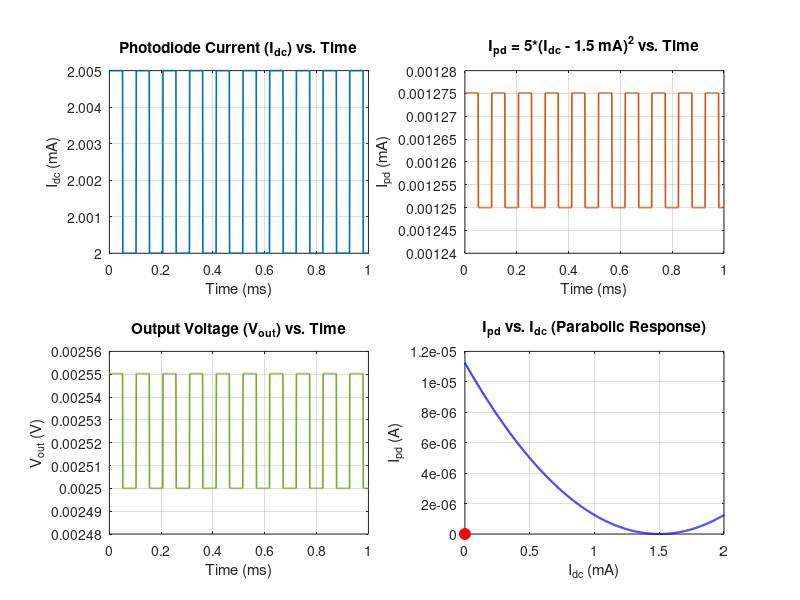

Reproduce this figure in MATLAB. (Note: this script raises an error after producing the figure.)
clear; clc; close all;

%% 1. Generate the CSAC Signals
Fs       = 1e6;          % Sampling frequency: 1 MHz
Tend     = 1e-3;         % End time = 1 ms
t        = 0:1/Fs:Tend;  % Time vector

f_square = 9.7e3;        % Square wave frequency = 9.7 kHz
Iac_amp  = 5e-6;         % Square wave amplitude = 5 µA
Idc_off  = 2e-3;         % DC offset = 2 mA

% Generate square wave (from 0 to 5 µA)
sq_raw   = square(2*pi*f_square*t);  % -1 to +1
sq_shift = (sq_raw + 1)/2;           % shift to 0..1
Iac      = Iac_amp * sq_shift;       % 0..5 µA
Idc      = Idc_off + Iac;           % total current

% Compute Ipd and V_out
Ipd_func = @(I) 5*(I - 1.5e-3).^2;
Ipd = Ipd_func(Idc);
V_out = 2000 * Ipd;

%% 2. Create 4 Subplots: (Idc, Ipd, V_out vs time) + (Ipd vs Idc)
figure('Color','w','Position',[50 50 1200 800]);

subplot(2,2,1);
plot(t*1e3, Idc*1e3, 'LineWidth',1.2);
xlabel('Time (ms)'); ylabel('I_{dc} (mA)');
title('Photodiode Current (I_{dc}) vs. Time');
grid on;

subplot(2,2,2);
plot(t*1e3, Ipd*1e3, 'LineWidth',1.2, 'Color',[0.8500 0.3250 0.0980]);
xlabel('Time (ms)'); ylabel('I_{pd} (mA)');
title('I_{pd} = 5*(I_{dc} - 1.5 mA)^2 vs. Time');
grid on;

subplot(2,2,3);
plot(t*1e3, V_out, 'LineWidth',1.2, 'Color',[0.4660 0.6740 0.1880]);
xlabel('Time (ms)'); ylabel('V_{out} (V)');
title('Output Voltage (V_{out}) vs. Time');
grid on;

subplot(2,2,4);
Idc_range = linspace(0,2e-3,1000);
Ipd_range = Ipd_func(Idc_range);
plot(Idc_range*1e3, Ipd_range, 'b','LineWidth',1.5); hold on;
plot(0,0,'ro','MarkerSize',8,'MarkerFaceColor','r');  % placeholder
xlabel('I_{dc} (mA)'); ylabel('I_{pd} (A)');
title('I_{pd} vs. I_{dc} (Parabolic Response)');
grid on;

sgtitle('CSAC Signal Analysis and Parabolic Response');

%% 3. Coarse Tuning (Two-Point Method)
x1_initial   = 1.9e-3;          % from square wave
x2_initial   = 1.9e-3 + 5e-6;   % 5 µA higher
coarse_step  = 12e-6;         % 12 µA step
x1 = x1_initial;
x2 = x2_initial;

y1 = Ipd_func(x1);
y2 = Ipd_func(x2);

% Determine which side based on ordering
if y1 > y2
    side = 'left';   % on left side => need to shift right
else
    side = 'right';  % on right side => shift left
end

fprintf('--- Coarse Tuning Start ---\n');
fprintf('Initial: x1=%.6e A, x2=%.6e A, y1=%.3e, y2=%.3e, side=%s\n',...
    x1, x2, y1, y2, side);

% Store iteration history for x1, x2, y1, y2
history_x1_coarse = [];
history_x2_coarse = [];
history_y1_coarse = [];
history_y2_coarse = [];

% Record the initial state
history_x1_coarse(end+1) = x1;
history_x2_coarse(end+1) = x2;
history_y1_coarse(end+1) = y1;
history_y2_coarse(end+1) = y2;

% Animation
figure('Color','w','Position',[100 100 900 600]);
hCurve = plot(Idc_range*1e3, Ipd_range, 'b', 'LineWidth',1.5); hold on;
hCoarsePts = plot([x1,x2]*1e3, [y1,y2], 'ro','MarkerSize',8,'MarkerFaceColor','r');
xlabel('I_{dc} (mA)'); ylabel('I_{pd} (A)');
title('Coarse Tuning on Parabolic Response');
legend('Ipd = 5*(I_{dc}-1.5e^{-3})^2','Operating Points','Location','NorthWest');
grid on;

iter = 0; 
max_iter = 1000;
pause_duration = 0.1;

while iter < max_iter
    if strcmp(side,'left') && (y1 > y2)
        x1 = x1 + coarse_step;
        x2 = x2 + coarse_step;
    elseif strcmp(side,'right') && (y1 < y2)
        x1 = x1 - coarse_step;
        x2 = x2 - coarse_step;
    else
        % The ordering reversed => done
        break;
    end
    
    y1 = Ipd_func(x1);
    y2 = Ipd_func(x2);
    iter = iter + 1;
    
    % Record iteration
    history_x1_coarse(end+1) = x1;
    history_x2_coarse(end+1) = x2;
    history_y1_coarse(end+1) = y1;
    history_y2_coarse(end+1) = y2;
    
    fprintf('Coarse Iter %d: x1=%.6e, x2=%.6e, y1=%.3e, y2=%.3e\n',...
        iter, x1, x2, y1, y2);
    
    set(hCoarsePts, 'XData', [x1, x2]*1e3, 'YData', [y1, y2]);
    drawnow; pause(pause_duration);
end

fprintf('Final Coarse Operating Point:\n');
fprintf('x1=%.6e A, x2=%.6e A, y1=%.3e, y2=%.3e\n\n', x1, x2, y1, y2);

%% 4. Fine Tuning (Two-Point Method)
fine_step = 100e-9;
if strcmp(side,'left')
    x2_fine = x1 + fine_step;   % shift right if on left side
else
    x2_fine = x1 - fine_step;   % shift left if on right side
end

y1 = Ipd_func(x1);
y2 = Ipd_func(x2_fine);

fprintf('--- Fine Tuning Start ---\n');
fprintf('Initial Fine: x1=%.6e, x2=%.6e, y1=%.3e, y2=%.3e, side=%s\n',...
    x1, x2_fine, y1, y2, side);

% Store iteration history for x1, x2, y1, y2 in fine stage
history_x1_fine = [];
history_x2_fine = [];
history_y1_fine = [];
history_y2_fine = [];

% Record initial fine iteration
history_x1_fine(end+1) = x1;
history_x2_fine(end+1) = x2_fine;
history_y1_fine(end+1) = y1;
history_y2_fine(end+1) = y2;

initialSign = sign(y1 - y2);

figure('Color','w','Position',[200 200 900 600]);
hCurveFine = plot(Idc_range*1e3, Ipd_range, 'b','LineWidth',1.5); hold on;
hFinePts = plot([x1,x2_fine]*1e3, [y1,y2], 'ro','MarkerSize',10,'MarkerFaceColor','r');
xlabel('I_{dc} (mA)'); ylabel('I_{pd} (A)');
title('Fine Tuning on Parabolic Response (Zoomed)');
grid on;
xlim([1.49e-3*1e3, 1.51e-3*1e3]);
ylim([-1e-10, 1e-9]);

fine_iter = 0; 
max_fine_iter = 1000;
fine_pause = 0.05;

while fine_iter < max_fine_iter
    if strcmp(side,'left')
        x1 = x1 - fine_step;    % shifting further right on the parabola
        x2_fine = x2_fine - fine_step;
    else
        x1 = x1 + fine_step;
        x2_fine = x2_fine + fine_step;
    end
    
    y1 = Ipd_func(x1);
    y2 = Ipd_func(x2_fine);
    newSign = sign(y1 - y2);
    
    fine_iter = fine_iter + 1;
    
    % Record iteration
    history_x1_fine(end+1) = x1;
    history_x2_fine(end+1) = x2_fine;
    history_y1_fine(end+1) = y1;
    history_y2_fine(end+1) = y2;
    
    fprintf('Fine Iter %d: x1=%.6e, x2=%.6e, y1=%.3e, y2=%.3e\n',...
        fine_iter, x1, x2_fine, y1, y2);
    
    set(hFinePts, 'XData', [x1, x2_fine]*1e3, 'YData', [y1, y2]);
    drawnow; pause(fine_pause);
    
    if newSign ~= 0 && newSign ~= initialSign
        break;
    end
end

fprintf('Final Fine-Tuned Points:\n');
fprintf('x1=%.6e, x2=%.6e, y1=%.3e, y2=%.3e\n\n', x1, x2_fine, y1, y2);

%% 5. Combine Coarse + Fine Histories, Then Skip Every Other Iteration
% Merge both histories into single arrays for x1, x2:
history_x1 = [history_x1_coarse, history_x1_fine];
history_x2 = [history_x2_coarse, history_x2_fine];
history_y1 = [history_y1_coarse, history_y1_fine];
history_y2 = [history_y2_coarse, history_y2_fine];

% Let's define iteration index for the entire sequence as 1..N
N = length(history_x1);

% We want to skip every other iteration: i.e. keep i=1,3,5,...
skip_idx = 1:2:N;  % all odd indices

% For each kept iteration i, we will plot [ x1(i), x2(i) ] vs. a single time stamp
% so each iteration i contributes TWO points in the final plot.
num_kept = length(skip_idx);

% Define T from the square wave frequency
% After coarse and fine tuning, you have:
% history_x1 = [ ... ]; % length N
% Let's define iteration_t(i) = i*(T/2)
T = 1/f_square;
N = length(history_x1);
iteration_t = (1:N)*(T/2);

% Build step arrays
step_time = zeros(1, 2*N - 1);
step_x1   = zeros(1, 2*N - 1);

% First step
step_time(1) = iteration_t(1);
step_x1(1)   = history_x1(1);

for i = 2:N
    step_time(2*i - 2) = iteration_t(i);
    step_x1(2*i - 2)   = history_x1(i-1);

    step_time(2*i - 1) = iteration_t(i);
    step_x1(2*i - 1)   = history_x1(i);
end
% Build step arrays for Ipd instead of Idc
step_time = zeros(1, 2*N - 1);
step_Ipd  = zeros(1, 2*N - 1);

% First step
step_time(1) = iteration_t(1);
step_Ipd(1)  = Ipd_func(history_x1(1));

for i = 2:N
    step_time(2*i - 2) = iteration_t(i);
    step_Ipd(2*i - 2)  = Ipd_func(history_x1(i-1));

    step_time(2*i - 1) = iteration_t(i);
    step_Ipd(2*i - 1)  = Ipd_func(history_x1(i));
end

% Plot Ipd vs Time
figure('Color','w');
plot(step_time*1e3, step_Ipd, '-o','LineWidth',1.5);
xlabel('Time (ms)');
ylabel('I_{pd} (A)');
title('Step-Hold Plot of I_{pd} vs. Time (Coarse + Fine Tuning)');
grid on;

% Plot
figure('Color','w');
plot(step_time*1e3, step_x1, '-o','LineWidth',1.5);
xlabel('Time (ms)');
ylabel('I_{dc} (A)');
title('Step-Hold Plot of Idc vs. Time (Coarse + Fine Tuning)');
grid on;
